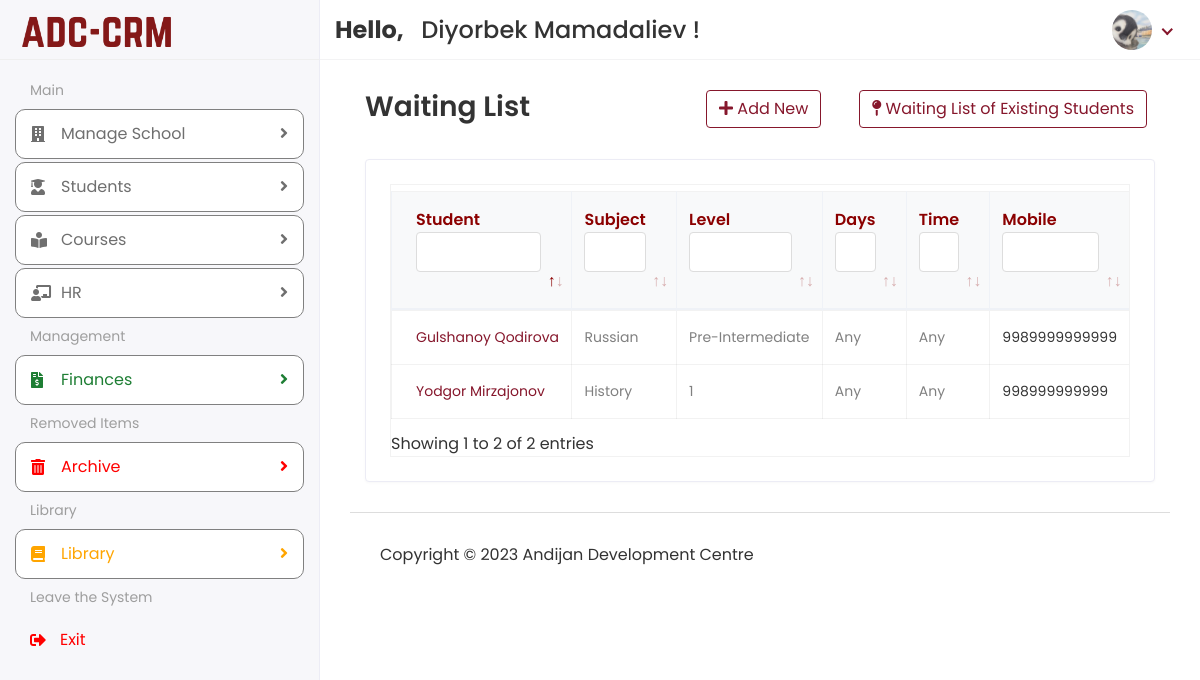
The page /Hod/Student/Waiting (signed in) on the database its author committed.
### app/models.py (models this page shows, shortened)
class customUser(AbstractUser):
    USER = (
        (1, 'HOD'),
        (3, 'STUDENT'),
    )
    user_type = models.CharField(choices=USER, max_length=50, default=1)
    profile_pic = models.ImageField(upload_to='media/profile_pic',blank=True, null=True)

class Student(models.Model):
    admin = models.OneToOneField(customUser, on_delete=models.CASCADE)
    mobile = models.CharField(max_length=14)
    mobiletwo = models.CharField(max_length=14)
    preferred_course = models.CharField(max_length=30, blank=True, null=True)
    preferred_level = models.CharField(max_length=30, blank=True, null=True)
    preferred_days = models.CharField(max_length=30, blank=True, null=True)
    preferred_time = models.CharField(max_length=30, blank=True, null=True)
    last_payment = models.ForeignKey(
        'Payments',
        on_delete=models.SET_NULL,
        blank=True,
        null=True,
        related_name='last_payment_for_student',
        help_text='Last payment made by the student',
    )
    address = models.CharField(max_length=150, blank=True, null=True)
    course_id = models.ForeignKey(Course, on_delete=models.DO_NOTHING, blank=True, null=True)
    birth_date = models.DateTimeField()
    status = models.CharField(max_length=20, blank=True, null=True)
    branch = models.ForeignKey('Branch', on_delete=models.SET_NULL, blank=True, null=True)
    created_at = models.DateTimeField(auto_now_add=True)
    updated_at = models.DateTimeField(auto_now_add=True)

### ADC_school_project/Hod_Views.py (the view)
# urls.py: path('Hod/Student/Waiting', Hod_Views.VIEW_WAITING, name="view_waiting"),
@login_required(login_url='/')
def VIEW_WAITING(request):
    student = Student.objects.filter(status='Waiting')
    context = {
        'student': student,
    }
    return render(request, 'Hod/view_waitlist.html', context)

### templates/Hod/view_waitlist.html (shortened to what this page needs)
{% extends 'base.html' %}
{% block content %}
    <div class="content container-fluid">
               <div class="page-header">
                  <div class="row align-items-center">
                     <div class="col">
                        <h3 class="page-title">Waiting List</h3>
                     </div>
                     <div class="col-auto text-right float-right ml-auto">
                        <a href="{% url 'waiting_form' %}" class="btn btn-outline-primary mr-2"><i class="fas fa-plus"></i> Add New</a>
                     </div>
                     <div class="col-auto text-right float-right ml-auto">
                        <a href="{% url 'view_existing' %}" class="btn btn-outline-primary mr-2"><i class="fas fa-map-pin"></i> Waiting List of Existing Students</a>
                     </div>
                  </div>
               </div>
               <div class="row">
                  <div class="col-sm-12">
                     <div class="card card-table">
                        <div class="card-body">
                           <div class="table-responsive table-bordered table-hover">
                              <table class="data-table table">
  <thead class="thead-light">
    <tr>
      <th style="color: darkred">Student</th>
      <th style="color: darkred">Subject</th>
        <th style="color: darkred">Level</th>
        <th style="color: darkred">Days</th>
        <th style="color: darkred">Time</th>
      <th style="color: darkred">Mobile</th>
    </tr>
  </thead>
  <tbody>
    {% for i in student %}
    <tr>
      <td style="font-size: 14px">
        <a href="{% url 'edit_student' i.id %}">{{ i.admin.first_name }}&nbsp;{{ i.admin.last_name }}</a>
      </td>
      <td style="color: gray; font-size: 14px">{{ i.preferred_course }}</td>
        <td style="color: gray; font-size: 14px">{{ i.preferred_level }}</td>
        <td style="color: gray; font-size: 14px">{{ i.preferred_days }}</td>
        <td style="color: gray; font-size: 14px">{{ i.preferred_time }}</td>
      <td style="font-size: 14px">{{ i.mobile }}</td>
    </tr>
    {% endfor %}
  </tbody>
</table>
                           </div>
                        </div>
                     </div>
                  </div>
               </div>
            </div>
{% endblock %}

### templates/includes/header.html (shortened to what this page needs)
{% load static %}
<div class="header">
            <div class="header-left">
               <a href="{% url 'hod_home' %}" class="logo">
               <img src="{% static 'assets/img/logo.png' %}" alt="Logo">
               </a>
            </div>
            <div class="top-nav-search mt-3">
                <h4>
                    <strong>
                        Hello,
                    </strong>&nbsp;<span>
                    {{ user.first_name }} {{ user.last_name }}
                </span>!</h4>
            </div>
            <ul class="nav user-menu">
               <li class="nav-item dropdown has-arrow">
                  <a href="#" class="dropdown-toggle nav-link" data-toggle="dropdown">
                      {% if user.profile_pic == "" %}
                          <span class="user-img"><img class="rounded-circle" src="{% static 'assets/img/noimg.png' %}" width="31" alt="Profile_Picture"></span>
                      {% else %}
                  <span class="user-img"><img class="rounded-circle" src="/{{ user.profile_pic }}" width="31" alt="Profile_Picture"></span>
                      {% endif %}
                  </a>
               </li>
            </ul>
         </div>

### static/assets/css/style.css (style rules this page uses)
html { height: 100%; }
body { background-color: #fff; color: #333; font-family: 'Poppins', sans-serif; font-size: 1rem; height: 100%; line-height: 1.5; overflow-x: hidden; }
h1, h2, h3, h4, h5, h6 { font-family: 'Poppins', sans-serif; margin-top: 0; }
a { color: #86172c; }
input, button, a { transition: all 0.4s ease; -moz-transition: all 0.4s ease; -o-transition: all 0.4s ease; -ms-transition: all 0.4s ease; -webkit-transition: all 0.4s ease; }
ul, ol { padding: 0px; list-style: none; }
.table { color: #333; max-width: 100%; margin-bottom: 0; width: 100%; }
.table.dataTable { border-collapse: collapse !important; border: 1px solid rgba(0, 0, 0, 0.05); }
.table thead tr th { font-weight: 600; }
.table tbody tr { border-bottom: 1px solid rgba(0, 0, 0, 0.05); }
.table-bordered { border: 1px solid rgba(0, 0, 0, 0.05) !important; }
.table-bordered th, .table-bordered td { border-color: rgba(0, 0, 0, 0.05); }
.card-table .card-body .table > thead > tr > th { border-top: 0; }
.card-table .card-body .table tr td:first-child, .card-table .card-body .table tr th:first-child { padding-left: 1.5rem; }
.card-table .table td, .card-table .table th { border-top: 1px solid #e2e5e8; padding: 1rem 0.75rem; white-space: nowrap; }
.table .thead-light th { color: #495057; background-color: #f8f9fa; border-color: #eff2f7; }
.table-responsive { display: block; width: 100%; overflow-x: auto; }
.btn-outline-primary { color: #86172c; border-color: #86172c; }
.card { border: 1px solid #ececf5; box-shadow: 0 1px 3px 0 rgba(0, 0, 0, 0.03); margin-bottom: 1.875rem; }
.card-body { padding: 1.5rem; }
.header { background-color: #fff; border-bottom: 1px solid #f3f3f4; left: 0; position: fixed; right: 0; top: 0; z-index: 1001; height: 60px; }
.header .header-left { float: left; height: 60px; padding: 0 20px; position: relative; width: 320px; z-index: 1; transition: all 0.2s ease-in-out; background-color: #f7f7fa; border-bottom: 1px solid #efefef; border-right: 1px solid #ececf5; display: flex; align-items: center; }
.header .header-left .logo { display: inline-block; line-height: 60px; }
.header .header-left .logo img { max-height: 40px; width: auto; }
.header .dropdown-toggle:after { display: none; }
.header .has-arrow .dropdown-toggle:after { border-top: 0; border-left: 0; border-bottom: 2px solid #86172c; border-right: 2px solid #86172c; content: ''; height: 8px; display: inline-block; pointer-events: none; -webkit-transform-origin: 66% 66%; -ms-transform-origin: 66% 66%; transform-origin: 66% 66%; -webkit-transform: rotate(45deg); -ms-transform: rotate(45deg); transform: rotate(45deg); -webkit-transition: all 0.15s ease-in-out; transition: all 0.15s ease-in-out; width: 8px; vertical-align: 0px; }
.user-menu { float: right; margin: 0; position: relative; z-index: 99; padding-right: 15px; }
.user-menu.nav > li > a { color: #a0a0a0; font-size: 14px; line-height: 58px; padding: 0 15px; height: 60px; }
.user-img { margin-right: 3px; position: relative; }
.top-nav-search { float: left; margin-left: 15px; }
.page-header { margin-bottom: 1.875rem; }
.page-title { font-size: 28px; font-weight: 600; color: #333; margin-bottom: 5px; }
th, td { white-space: nowrap; }

### templates/includes/header.html (style rules this page uses)
.user-img img { border-radius: 50%; width: 40px; height: 40px; object-fit: cover; }

### rows shown on the page
customUser: first_name "Diyorbek", last_name "Mamadaliev", profile_pic (picture)
Student: admin.first_name "Gulshanoy", admin.last_name "Qodirova", preferred_course "Russian", preferred_level "Pre-Intermediate", preferred_days "Any", preferred_time "Any", mobile "9989999999999"
Student: admin.first_name "Yodgor", admin.last_name "Mirzajonov", preferred_course "History", preferred_level "1", preferred_days "Any", preferred_time "Any", mobile "998999999999"
